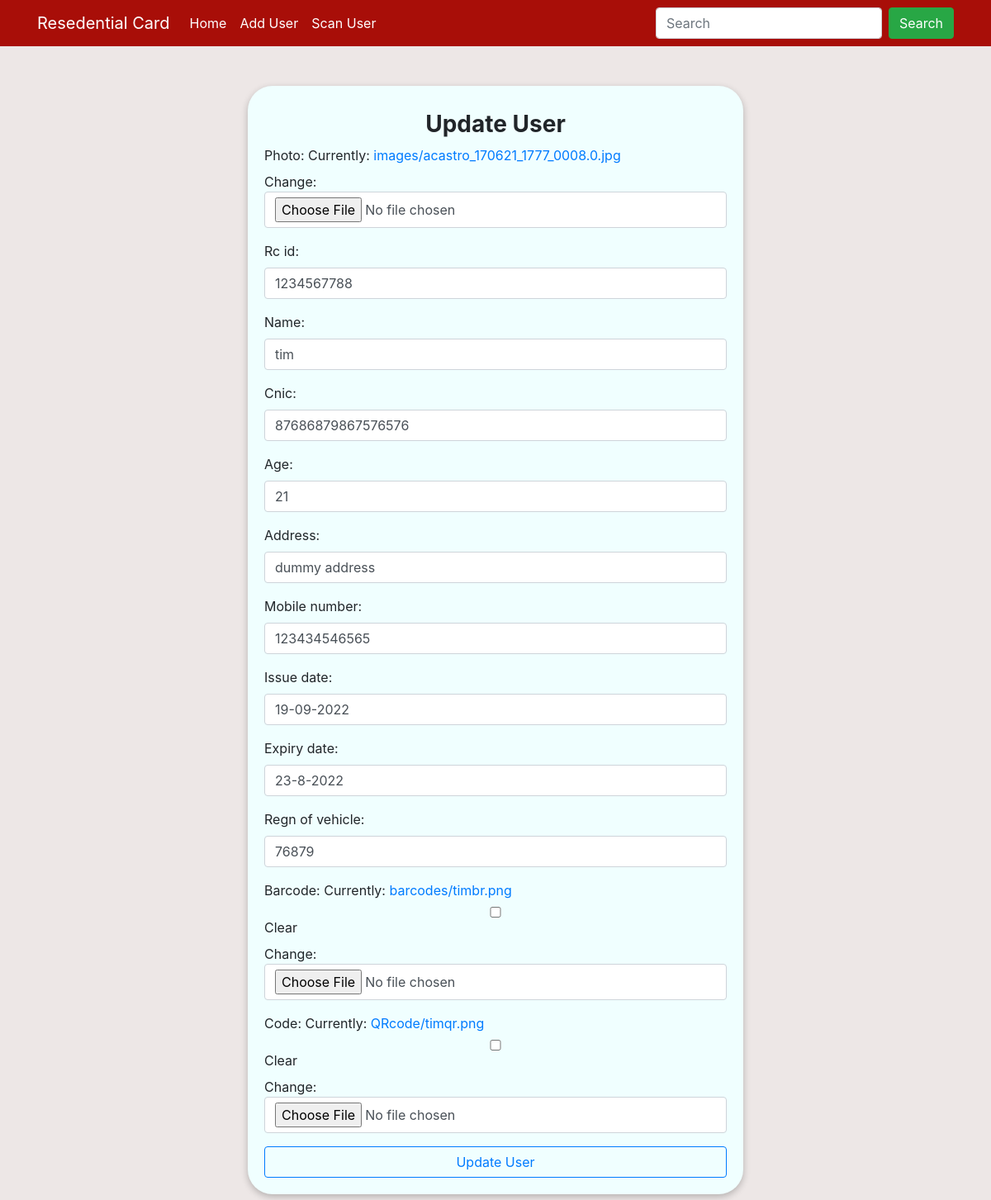
The page /update-user/41 on the database its author committed.
### user/models.py (models this page shows, shortened)
class User(models.Model):
    photo = models.ImageField(upload_to ='images', default='user-icon.jpg', null=True)
    rc_id = models.CharField(max_length=30)
    name = models.CharField(max_length=40)
    cnic = models.CharField(max_length=20)
    age = models.CharField(max_length=5)
    address = models.CharField(max_length=100)
    mobile_number = models.CharField(max_length=15)
    issue_date = models.CharField(max_length=15)
    expiry_date = models.CharField(max_length=15)
    regn_of_vehicle = models.CharField(max_length=30)
    created_at = models.DateTimeField(auto_now_add=True,null=True)
    updated_at = models.DateTimeField(auto_now=True,null=True)
    barcode = models.ImageField(upload_to='barcodes', blank=True)
    code =models.ImageField(upload_to ='QRcode',blank = True)
    class Meta:
        ordering = ['-created_at','-updated_at']

### user/views.py (the view)
# urls.py: path('update-user/<str:pk>',views.update, name='update'),
def update(request,pk):
    user =User.objects.get(id=pk)
    form = UpdateUserForm()
    if request.method == 'POST':
        form =UserForm(request.POST,request.FILES, instance=user)
        if form.is_valid():
            form.save()
            return redirect('home')
    else:
        form = UpdateUserForm(instance=user)
    context = {
        'form' : form,
    }
    return render(request,'user/update.html',context)

### user/forms.py
class UpdateUserForm(forms.ModelForm):
    class Meta:
        model = User
        fields = '__all__'

### user/templates/user/update.html (shortened to what this page needs)
{% extends 'base.html' %}
{% block content %}
<div class="container mt-5" id="container">
    <h3> <strong> Update User </strong> </h3>
    <form action="" method="POST" enctype="multipart/form-data">
        {{form.as_p}}
        <input class="btn btn-outline-primary" type="submit" value="Update User">
    </form>
</div>
{% endblock %}

### user/templates/user/update.html (style rules this page uses)
body { background: #ede7e6; }
#container { background-color: azure; width: 50%; box-shadow: rgba(0,0,0,0.24) 0px 3px 8px ; height: auto; padding: 30px 20px 20px 20px; border-radius: 30px; margin-bottom: 20px; }
#container h3 { text-align: center; }

### rows shown on the page
User: rc_id "1234567788", name "tim", cnic "87686879867576576", age "21", address "dummy address", mobile_number "123434546565", issue_date "19-09-2022", expiry_date "23-8-2022", regn_of_vehicle "76879"
